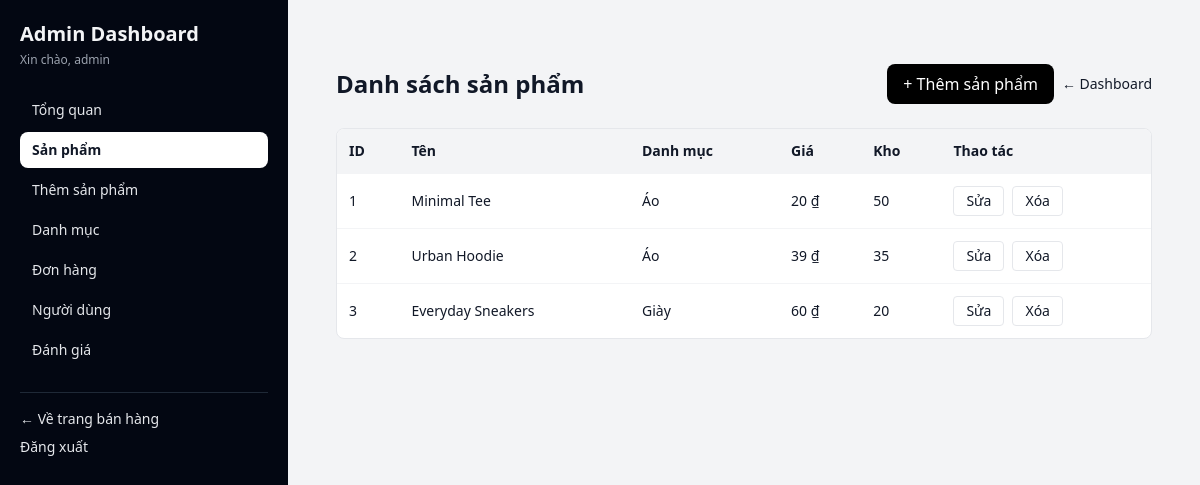
/admin/products.php (signed in), run on the app's committed database.
### tables this page shows
CREATE TABLE IF NOT EXISTS products (
  id INT UNSIGNED AUTO_INCREMENT PRIMARY KEY,
  category_id INT UNSIGNED NULL,
  name VARCHAR(150) NOT NULL,
  description LONGTEXT NOT NULL,
  price DECIMAL(10,2) NOT NULL,
  image_url VARCHAR(255) DEFAULT NULL,
  image_urls JSON DEFAULT NULL,
  stock INT UNSIGNED NOT NULL DEFAULT 0,
  created_at TIMESTAMP NOT NULL DEFAULT CURRENT_TIMESTAMP,
  updated_at TIMESTAMP NULL DEFAULT NULL ON UPDATE CURRENT_TIMESTAMP,
  CONSTRAINT fk_products_category_id FOREIGN KEY (category_id) REFERENCES categories(id) ON DELETE SET NULL,
  INDEX idx_products_created_at (created_at)
);

CREATE TABLE IF NOT EXISTS categories (
  id INT UNSIGNED AUTO_INCREMENT PRIMARY KEY,
  name VARCHAR(120) NOT NULL UNIQUE,
  slug VARCHAR(140) NOT NULL UNIQUE,
  created_at TIMESTAMP NOT NULL DEFAULT CURRENT_TIMESTAMP
);

### includes/auth.php (called while the page is built, shortened)
<?php
function current_user(): ?array
{
    return $_SESSION['user'] ?? null;
}

### includes/format.php (called while the page is built, shortened)
<?php
function format_currency_vnd(float|int $amount): string
{
    return number_format((float) $amount, 0, ',', '.') . ' ₫';
}
function format_number_vn(int|float|string $value): string
{
    return number_format((float) $value, 0, ',', '.');
}

### admin/products.php (the view, shortened to what this page needs)
<?php
require_once __DIR__ . '/../config/db.php';
require_once __DIR__ . '/../includes/auth.php';
require_once __DIR__ . '/../includes/format.php';
$currentPage = max(1, (int) ($_GET['page'] ?? 1));
$perPage = 10;
$totalProducts = (int) $pdo->query('SELECT COUNT(*) FROM products')->fetchColumn();
$pagination = paginate($totalProducts, $perPage, $currentPage);
$listStmt = $pdo->prepare(
    'SELECT p.*, c.name AS category_name
     FROM products p
     LEFT JOIN categories c ON c.id = p.category_id
     ORDER BY p.created_at DESC
     LIMIT :limit OFFSET :offset'
);
$listStmt->bindValue(':limit', (int) $pagination['per_page'], PDO::PARAM_INT);
$listStmt->bindValue(':offset', (int) $pagination['offset'], PDO::PARAM_INT);
$listStmt->execute();
$products = $listStmt->fetchAll();
require_once __DIR__ . '/../includes/admin_header.php';
?>
<section class="max-w-6xl mx-auto px-4 py-8 space-y-6">
  <div class="flex items-center justify-between">
    <h1 class="text-2xl font-bold">Danh sách sản phẩm</h1>
    <div class="flex items-center gap-2">
      <a href="/admin/product_form.php" class="rounded-lg bg-black text-white px-4 py-2 hover:opacity-80 transition">+ Thêm sản phẩm</a>
      <a href="/admin/index.php" class="text-sm hover:opacity-80 transition">← Dashboard</a>
    </div>
  </div>
  <div class="bg-white rounded-lg border border-gray-200 overflow-x-auto">
    <table class="min-w-full text-sm">
      <thead class="bg-gray-100">
      <tr>
        <th class="text-left p-3">ID</th>
        <th class="text-left p-3">Tên</th>
        <th class="text-left p-3">Danh mục</th>
        <th class="text-left p-3">Giá</th>
        <th class="text-left p-3">Kho</th>
        <th class="text-left p-3">Thao tác</th>
      </tr>
      </thead>
      <tbody>
      <?php foreach ($products as $product): ?>
        <tr class="border-t border-gray-100">
          <td class="p-3"><?= (int) $product['id']; ?></td>
          <td class="p-3"><?= htmlspecialchars((string) $product['name'], ENT_QUOTES, 'UTF-8'); ?></td>
          <td class="p-3"><?= htmlspecialchars((string) ($product['category_name'] ?? '-'), ENT_QUOTES, 'UTF-8'); ?></td>
          <td class="p-3"><?= format_currency_vnd((float) $product['price']); ?></td>
          <td class="p-3"><?= format_number_vn((int) $product['stock']); ?></td>
          <td class="p-3 flex gap-2">
            <a href="/admin/product_form.php?id=<?= (int) $product['id']; ?>" class="rounded border px-3 py-1 hover:opacity-80 transition">Sửa</a>
            <form method="post" onsubmit="return confirm('Xóa sản phẩm này?')">
              <button class="rounded border px-3 py-1 hover:opacity-80 transition">Xóa</button>
            </form>
          </td>
        </tr>
      <?php endforeach; ?>
      </tbody>
    </table>
  </div>
</section>
<?php require_once __DIR__ . '/../includes/admin_footer.php'; ?>

### includes/admin_header.php (shortened to what this page needs)
<?php
require_once __DIR__ . '/auth.php';
$user = current_user();
$adminNavItems = [
    '/admin/index.php' => 'Tổng quan',
    '/admin/products.php' => 'Sản phẩm',
    '/admin/product_form.php' => 'Thêm sản phẩm',
    '/admin/categories.php' => 'Danh mục',
    '/admin/orders.php' => 'Đơn hàng',
    '/admin/users.php' => 'Người dùng',
    '/admin/reviews.php' => 'Đánh giá',
];
$currentPath = parse_url($_SERVER['REQUEST_URI'] ?? '', PHP_URL_PATH) ?: '';
?>
<!DOCTYPE html>
<html lang="vi">
<head>
  <script src="https://cdn.tailwindcss.com"></script>
</head>
<body class="bg-gray-100 text-gray-900 min-h-screen">
  <div class="min-h-screen md:flex">
    <aside class="bg-gray-950 text-gray-100 md:w-72 p-4 md:p-5 shrink-0">
      <a href="/admin/index.php" class="block text-xl font-bold">Admin Dashboard</a>
      <p class="text-xs text-gray-400 mt-1">Xin chào, <?= htmlspecialchars((string) $user['username'], ENT_QUOTES, 'UTF-8'); ?></p>
      <nav class="mt-6 space-y-1">
        <?php foreach ($adminNavItems as $url => $label): ?>
          <?php $active = str_starts_with($currentPath, $url) || ($url === '/admin/product_form.php' && str_starts_with($currentPath, '/admin/product_form.php')); ?>
          <a
            href="<?= htmlspecialchars($url, ENT_QUOTES, 'UTF-8'); ?>"
            class="block rounded-lg px-3 py-2 text-sm transition <?= $active ? 'bg-white text-gray-900 font-semibold' : 'text-gray-200 hover:bg-gray-800'; ?>"
          ><?= htmlspecialchars($label, ENT_QUOTES, 'UTF-8'); ?></a>
        <?php endforeach; ?>
      </nav>
      <div class="mt-6 border-t border-gray-800 pt-4 text-sm space-y-2">
        <a href="/index.php" class="block text-gray-200 hover:text-white">← Về trang bán hàng</a>
        <a href="/auth/logout.php" class="block text-gray-200 hover:text-white">Đăng xuất</a>
      </div>
    </aside>
    <main class="flex-1 p-4 md:p-8 space-y-6">

### includes/admin_footer.php
    </main>
  </div>
</body>
</html>

### data on the page
products: id "1", name "Minimal Tee", category.name "Áo", price "20 ₫", stock "50"
products: id "2", name "Urban Hoodie", category.name "Áo", price "39 ₫", stock "35"
products: id "3", name "Everyday Sneakers", category.name "Giày", price "60 ₫", stock "20"

### other printed values
$user['username'] "admin"
$label "Tổng quan"
$label "Sản phẩm"
$label "Thêm sản phẩm"
$label "Danh mục"
$label "Đơn hàng"
$label "Người dùng"
$label "Đánh giá"
